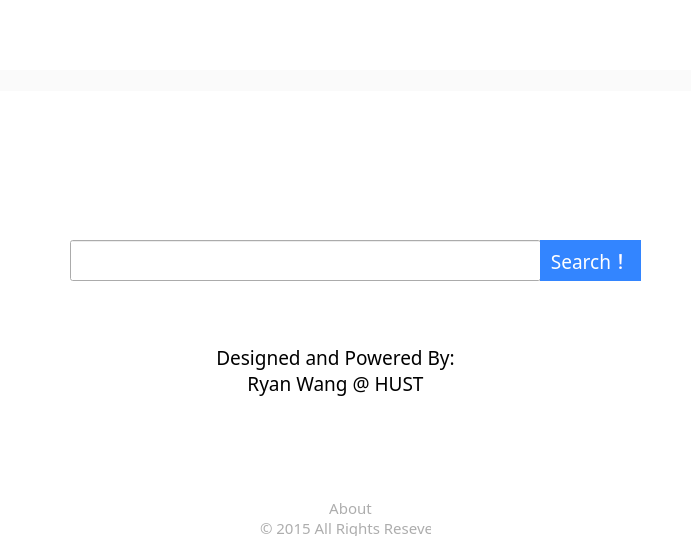
<?xml version="1.0" encoding="UTF-8"?>
<ui version="4.0">
 <class>HandySearchClass</class>
 <widget class="QMainWindow" name="HandySearchClass">
  <property name="geometry">
   <rect>
    <x>0</x>
    <y>0</y>
    <width>700</width>
    <height>542</height>
   </rect>
  </property>
  <property name="font">
   <font>
    <family>微软雅黑 Light</family>
    <pointsize>18</pointsize>
   </font>
  </property>
  <property name="mouseTracking">
   <bool>true</bool>
  </property>
  <property name="windowTitle">
   <string>HandySearch</string>
  </property>
  <property name="styleSheet">
   <string notr="true">QMainWindow {background : rgb(255,255,255);}</string>
  </property>
  <widget class="QWidget" name="centralWidget">
   <widget class="QPushButton" name="search">
    <property name="geometry">
     <rect>
      <x>540</x>
      <y>240</y>
      <width>101</width>
      <height>41</height>
     </rect>
    </property>
    <property name="font">
     <font>
      <family>Segoe UI Light</family>
      <pointsize>14</pointsize>
     </font>
    </property>
    <property name="styleSheet">
     <string notr="true">QPushButton{background-color:rgb(51,133,255);border:none}
QPushButton:hover{background-color:rgb(49,126,243);border:none}
QPushButton:pressed{background-color:rgb(48,117,220);border:none}
QPushButton{color:rgb(255,255,255);}
</string>
    </property>
    <property name="text">
     <string>Search！</string>
    </property>
   </widget>
   <widget class="QLabel" name="logo">
    <property name="geometry">
     <rect>
      <x>170</x>
      <y>130</y>
      <width>351</width>
      <height>91</height>
     </rect>
    </property>
    <property name="text">
     <string/>
    </property>
    <property name="pixmap">
     <pixmap resource="../handy_search.qrc">:/assets/Logo.png</pixmap>
    </property>
   </widget>
   <widget class="QLineEdit" name="searchEdit">
    <property name="geometry">
     <rect>
      <x>70</x>
      <y>240</y>
      <width>471</width>
      <height>41</height>
     </rect>
    </property>
    <property name="font">
     <font>
      <family>微软雅黑 Light</family>
      <pointsize>14</pointsize>
     </font>
    </property>
    <property name="styleSheet">
     <string notr="true">QLineEdit:hover{border:1px solid #3385ff}
</string>
    </property>
    <property name="clearButtonEnabled">
     <bool>true</bool>
    </property>
   </widget>
   <widget class="QLabel" name="segment">
    <property name="geometry">
     <rect>
      <x>0</x>
      <y>70</y>
      <width>691</width>
      <height>21</height>
     </rect>
    </property>
    <property name="font">
     <font>
      <family>微软雅黑 Light</family>
      <pointsize>12</pointsize>
     </font>
    </property>
    <property name="styleSheet">
     <string notr="true">background-color: rgb(250,250,250);
color:rgb(153,153,153)</string>
    </property>
    <property name="text">
     <string/>
    </property>
   </widget>
   <widget class="QTextBrowser" name="resultEdit">
    <property name="enabled">
     <bool>true</bool>
    </property>
    <property name="geometry">
     <rect>
      <x>40</x>
      <y>340</y>
      <width>104</width>
      <height>71</height>
     </rect>
    </property>
    <property name="font">
     <font>
      <family>微软雅黑 Light</family>
      <pointsize>10</pointsize>
     </font>
    </property>
    <property name="acceptDrops">
     <bool>false</bool>
    </property>
    <property name="styleSheet">
     <string notr="true">background:transparent;
border: 0px </string>
    </property>
    <property name="readOnly">
     <bool>true</bool>
    </property>
    <property name="openLinks">
     <bool>false</bool>
    </property>
   </widget>
   <widget class="QLabel" name="copyright">
    <property name="geometry">
     <rect>
      <x>210</x>
      <y>330</y>
      <width>251</width>
      <height>81</height>
     </rect>
    </property>
    <property name="font">
     <font>
      <family>Segoe UI Light</family>
      <pointsize>14</pointsize>
     </font>
    </property>
    <property name="styleSheet">
     <string notr="true"/>
    </property>
    <property name="text">
     <string>Designed and Powered By:
Ryan Wang @ HUST</string>
    </property>
    <property name="alignment">
     <set>Qt::AlignCenter</set>
    </property>
   </widget>
   <widget class="QWidget" name="about" native="true">
    <property name="geometry">
     <rect>
      <x>260</x>
      <y>500</y>
      <width>171</width>
      <height>41</height>
     </rect>
    </property>
    <widget class="QLabel" name="copyright_">
     <property name="geometry">
      <rect>
       <x>0</x>
       <y>20</y>
       <width>171</width>
       <height>16</height>
      </rect>
     </property>
     <property name="font">
      <font>
       <family>Segoe UI Light</family>
       <pointsize>11</pointsize>
      </font>
     </property>
     <property name="styleSheet">
      <string notr="true">color:rgb(173, 173, 173);</string>
     </property>
     <property name="text">
      <string>© 2015 All Rights Reseverd</string>
     </property>
    </widget>
    <widget class="QPushButton" name="_about">
     <property name="geometry">
      <rect>
       <x>50</x>
       <y>0</y>
       <width>81</width>
       <height>16</height>
      </rect>
     </property>
     <property name="font">
      <font>
       <family>Segoe UI Light</family>
       <pointsize>11</pointsize>
      </font>
     </property>
     <property name="styleSheet">
      <string notr="true">QPushButton{border:transparent;}
QPushButton{color:rgb(173, 173, 173);}
QPushButton:hover{color:rgb(58, 58, 58);}

</string>
     </property>
     <property name="text">
      <string>About</string>
     </property>
    </widget>
   </widget>
   <zorder>searchEdit</zorder>
   <zorder>search</zorder>
   <zorder>logo</zorder>
   <zorder>segment</zorder>
   <zorder>resultEdit</zorder>
   <zorder>copyright</zorder>
   <zorder>about</zorder>
  </widget>
 </widget>
 <layoutdefault spacing="6" margin="11"/>
 <resources>
  <include location="../handy_search.qrc"/>
 </resources>
 <connections/>
 <slots>
  <slot>test()</slot>
  <slot>search()</slot>
  <slot>textChanged()</slot>
  <slot>about()</slot>
 </slots>
</ui>
